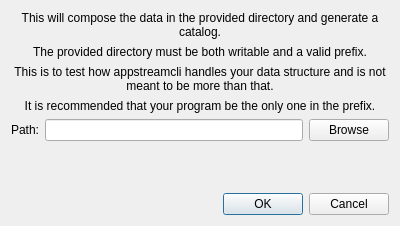
<?xml version="1.0" encoding="UTF-8"?>
<ui version="4.0">
 <class>ComposeDirectoryWindow</class>
 <widget class="QDialog" name="ComposeDirectoryWindow">
  <property name="geometry">
   <rect>
    <x>0</x>
    <y>0</y>
    <width>400</width>
    <height>226</height>
   </rect>
  </property>
  <property name="windowTitle">
   <string>Compose Directory</string>
  </property>
  <layout class="QVBoxLayout" name="verticalLayout">
   <item>
    <widget class="QLabel" name="label">
     <property name="text">
      <string>This will compose the data in the provided directory and generate a catalog.</string>
     </property>
     <property name="alignment">
      <set>Qt::AlignCenter</set>
     </property>
     <property name="wordWrap">
      <bool>true</bool>
     </property>
    </widget>
   </item>
   <item>
    <widget class="QLabel" name="label_3">
     <property name="text">
      <string>The provided directory must be both writable and a valid prefix.</string>
     </property>
     <property name="alignment">
      <set>Qt::AlignCenter</set>
     </property>
     <property name="wordWrap">
      <bool>true</bool>
     </property>
    </widget>
   </item>
   <item>
    <widget class="QLabel" name="label_4">
     <property name="text">
      <string>This is to test how appstreamcli handles your data structure and is not meant to be more than that.</string>
     </property>
     <property name="alignment">
      <set>Qt::AlignCenter</set>
     </property>
     <property name="wordWrap">
      <bool>true</bool>
     </property>
    </widget>
   </item>
   <item>
    <widget class="QLabel" name="label_5">
     <property name="text">
      <string>It is recommended that your program be the only one in the prefix.</string>
     </property>
     <property name="alignment">
      <set>Qt::AlignCenter</set>
     </property>
     <property name="wordWrap">
      <bool>true</bool>
     </property>
    </widget>
   </item>
   <item>
    <layout class="QHBoxLayout" name="horizontalLayout">
     <item>
      <widget class="QLabel" name="label_2">
       <property name="text">
        <string>Path:</string>
       </property>
      </widget>
     </item>
     <item>
      <widget class="QLineEdit" name="path_edit"/>
     </item>
     <item>
      <widget class="QPushButton" name="browse_button">
       <property name="text">
        <string>Browse</string>
       </property>
       <property name="icon">
        <iconset theme="folder-open"/>
       </property>
      </widget>
     </item>
    </layout>
   </item>
   <item>
    <spacer name="verticalSpacer">
     <property name="orientation">
      <enum>Qt::Vertical</enum>
     </property>
     <property name="sizeHint" stdset="0">
      <size>
       <width>20</width>
       <height>40</height>
      </size>
     </property>
    </spacer>
   </item>
   <item>
    <widget class="QDialogButtonBox" name="button_box">
     <property name="orientation">
      <enum>Qt::Horizontal</enum>
     </property>
     <property name="standardButtons">
      <set>QDialogButtonBox::Cancel|QDialogButtonBox::Ok</set>
     </property>
    </widget>
   </item>
  </layout>
 </widget>
 <resources/>
 <connections/>
</ui>
